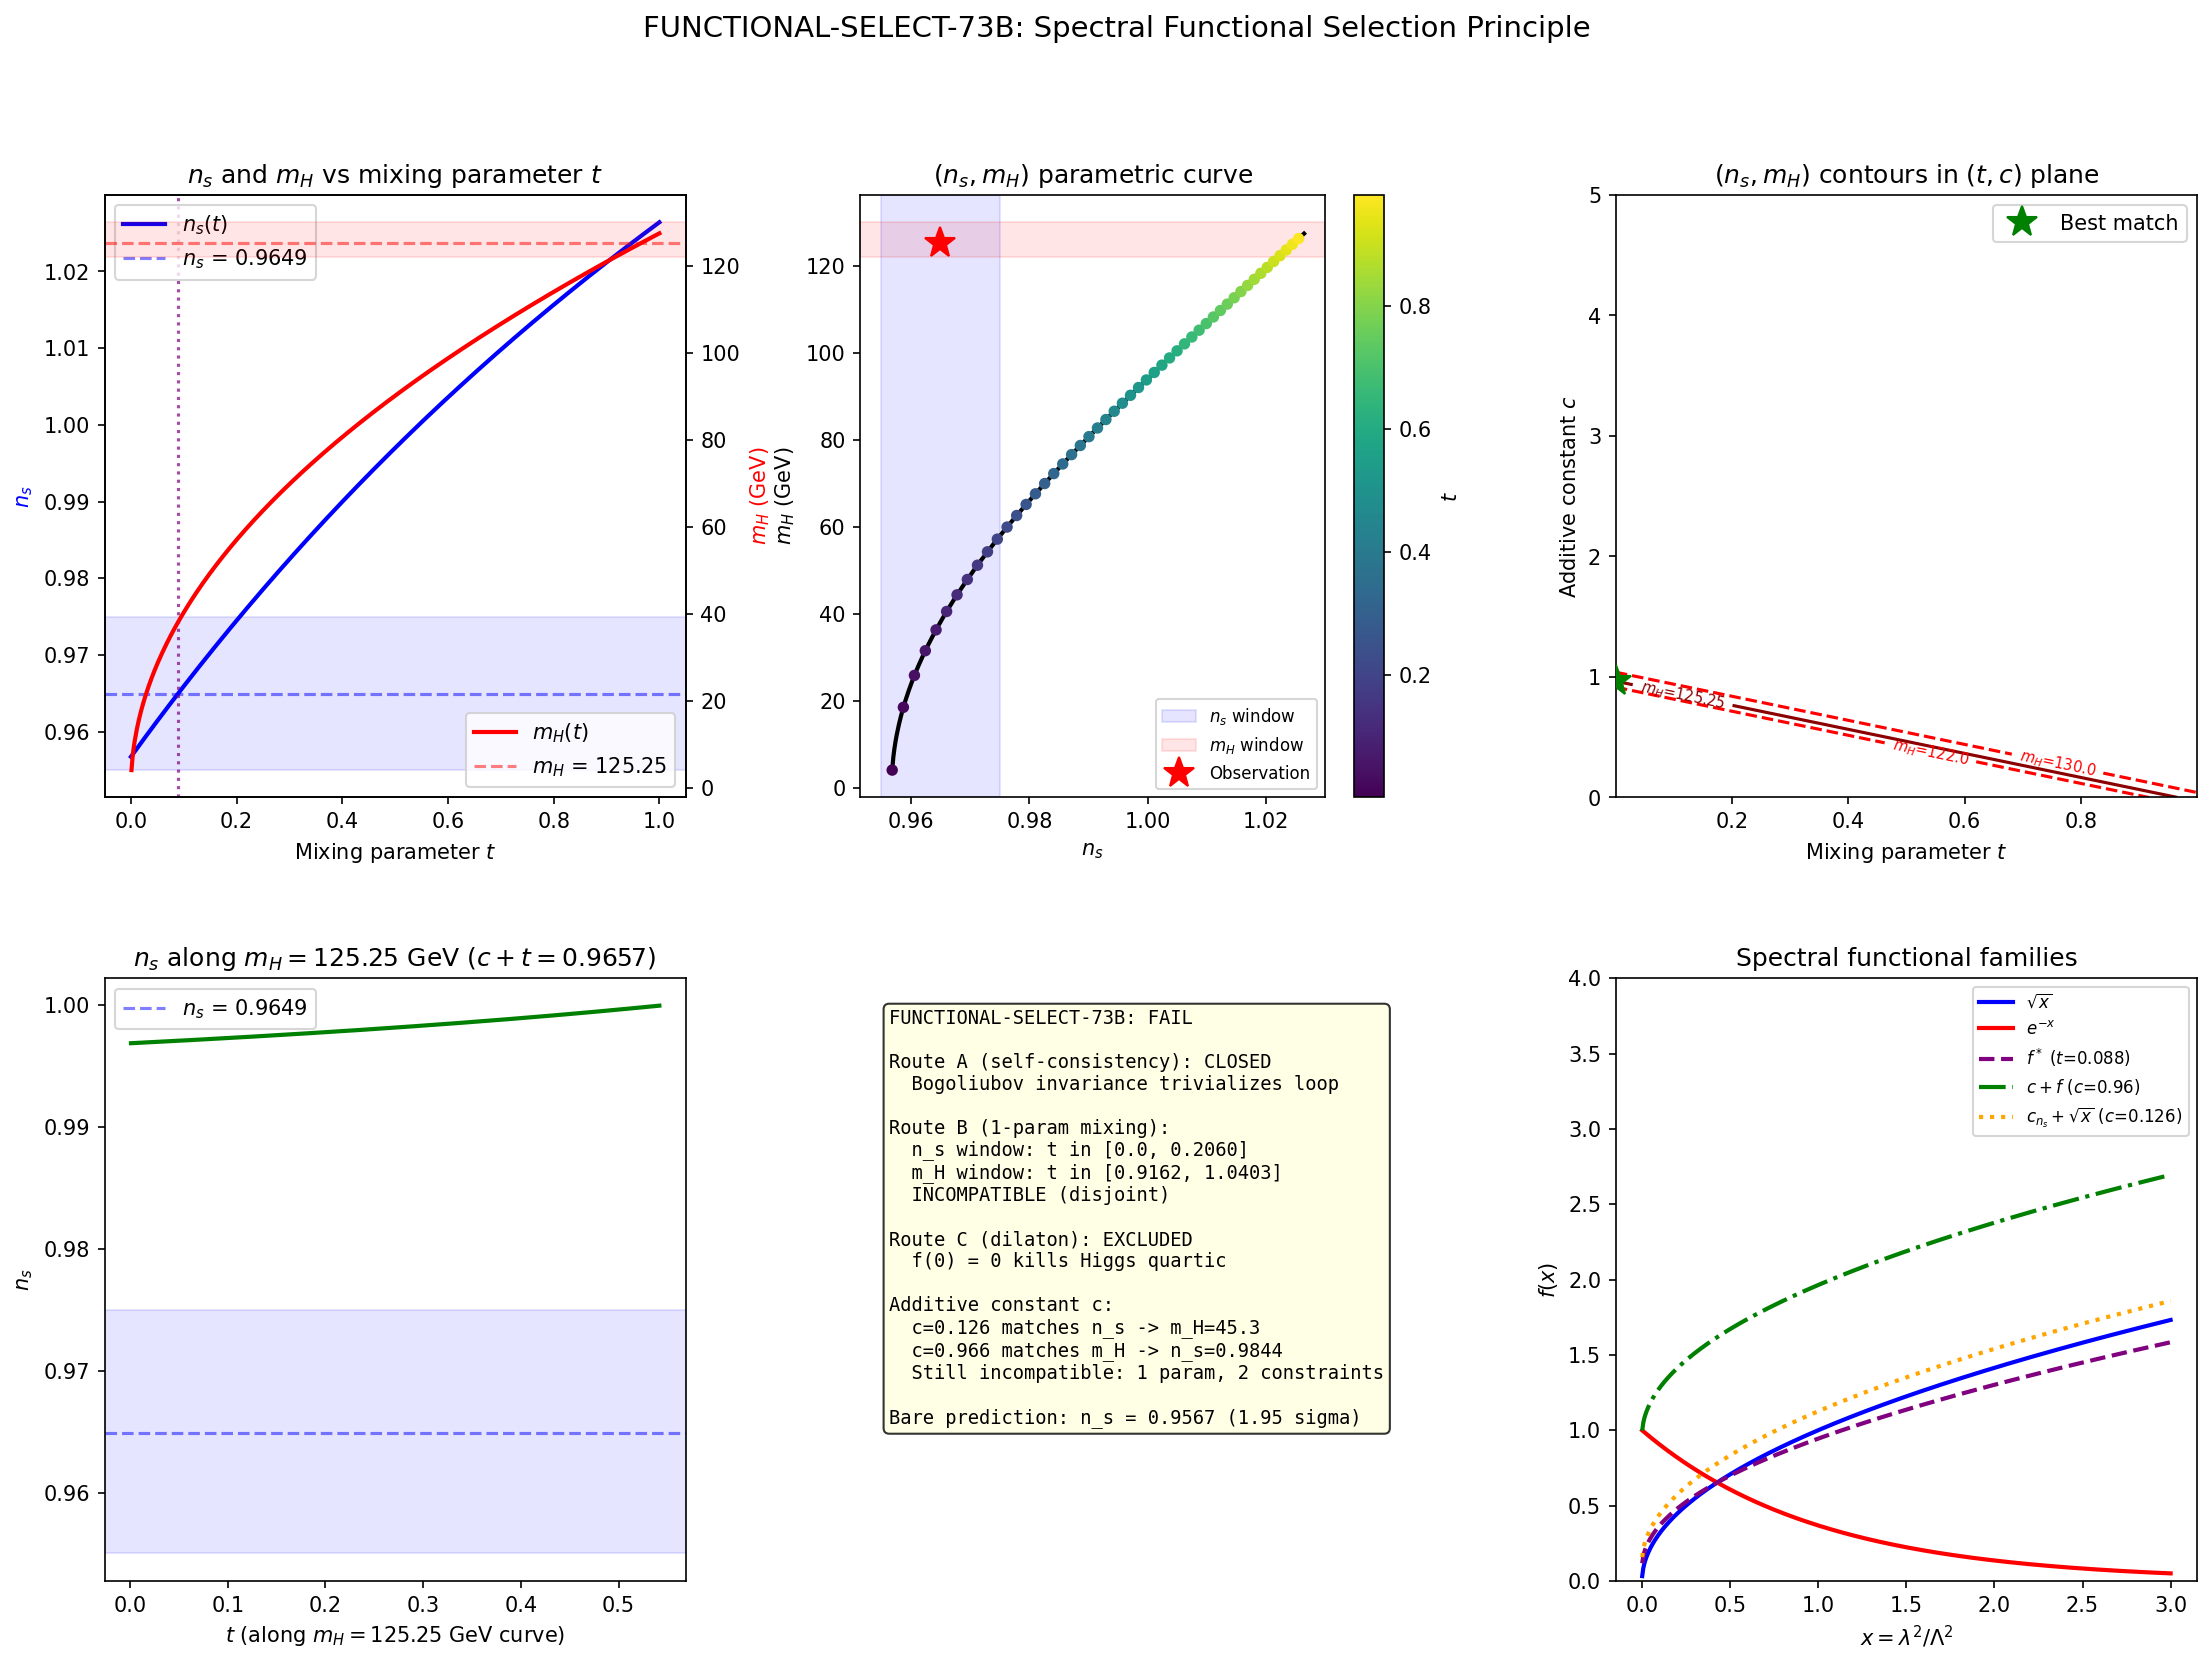

This chart was generated by the following Python code:
#!/usr/bin/env python3
"""
s73b_functional_select.py -- FUNCTIONAL-SELECT-73B
====================================================

Gate: FUNCTIONAL-SELECT-73B
  PASS: Unique f* with n_s in [0.955, 0.975] AND m_H in [122, 130] GeV exists
        with zero free parameters (self-consistency or anomaly cancellation).
  FAIL: The allowed region requires a free parameter (t* or phi).
  INFO: Self-consistency equation derived but cannot be solved at current truncation.

Physics:
--------
The spectral action S = Tr f(D^2/Lambda^2) requires a spectral functional f(x).
This script determines whether f can be derived from first principles via:

  Route A: Eliashberg self-consistency -- f determines dynamics (spectral action),
           dynamics determines BCS gap Delta, Delta determines occupation numbers,
           occupation numbers determine the physical spectral weight, closing the loop.

  Route B: Constraint analysis -- Map the (n_s, m_H) plane as function of mixing
           parameter t in f = (1-t)*sqrt(x) + t*exp(-x). Determine if the
           observational window uniquely fixes t.

  Route C: Dilaton family -- Test f_dilaton(x; phi) derived from anomaly cancellation.
           c_k(phi) = (-1)^k * phi^k / k gives f(x; phi) = -ln(1 - phi*x)/phi for
           specific summations, or the Bernstein-type family.

KEY INPUTS from S73A:
  - n_s = 0.9567 is Bogoliubov-invariant (triple-confirmed, bare zero-parameter value)
  - Entropy axiom is INCOMPATIBLE with f* (S73A W3-D, CLOSED)
  - Post-fold monotonicity is maximally scheme-dependent (S73A W1-D)

KEY INPUTS from S72:
  - f* = 0.912*sqrt(x) + 0.088*exp(-x) matches (n_s, A_s) jointly
  - f* has divergent SDW moments (f_0 = infinity from sqrt)
  - Pure sqrt gives n_s = 0.9567, pure exp gives n_s = 1.0264

KEY INPUTS from S67:
  - m_H(cutoff, L=5) = 127.5 GeV (standard cutoff f(0) = 1)
  - m_H depends on f(0) through the quartic coupling: m_H ~ m_H_ref * sqrt(f(0))
  - m_H and n_s have OPPOSITE functional dependence (scheme-dependent, HIGGS-ZETA-67)

Agent: Connes NCG Theorist (Session 73b, Wave 1)
"""

import numpy as np
import sys
import os
import time

SCRIPT_DIR = os.path.dirname(os.path.abspath(__file__))
sys.path.insert(0, SCRIPT_DIR)
os.chdir(SCRIPT_DIR)

import matplotlib
matplotlib.use('Agg')
import matplotlib.pyplot as plt
from matplotlib.gridspec import GridSpec
from scipy.interpolate import CubicSpline
from scipy.optimize import brentq, minimize_scalar

from canonical_constants import (, planck_ns
    tau_fold, Delta_0_OES, G_DeWitt, PI,
    a0_fold, a2_fold, a4_fold,
    S_fold, dS_fold, d2S_fold,
    M_KK_gravity, M_Pl_reduced,
    A_s_CMB, rho_Lambda_obs,
    m_tau,
)

# ==============================================================================
# CONFIGURATION
# ==============================================================================
print("=" * 78)
print("FUNCTIONAL-SELECT-73B: Spectral Functional Selection Principle")
print("=" * 78)

# Observational targets
ns_planck = planck_ns  # canonical alias (was: = 0.9649)
ns_sigma = 0.0042  # (local)
m_H_obs = 125.25  # GeV (local)
m_H_sigma = 0.17  # GeV (local)

# Gate thresholds
ns_lo, ns_hi = 0.955, 0.975  # (local)
mH_lo, mH_hi = 122.0, 130.0  # GeV (local)

# BCS gap
Delta = Delta_0_OES  # 0.464 M_KK (local alias)
G = G_DeWitt  # 5.0 (local alias)

print(f"\n  Observational targets:")
print(f"    n_s = {ns_planck} +/- {ns_sigma}")
print(f"    m_H = {m_H_obs} +/- {m_H_sigma} GeV")
print(f"\n  Gate thresholds:")
print(f"    n_s in [{ns_lo}, {ns_hi}]")
print(f"    m_H in [{mH_lo}, {mH_hi}] GeV")

# ==============================================================================
# STEP 0: LOAD PRIOR DATA
# ==============================================================================
print("\n" + "=" * 78)
print("STEP 0: Load Prior Data (S66, S67, S72, S73a)")
print("=" * 78)

# S66: spectral action per cutoff at 16 tau values
d66 = np.load('s66_cutoff_ns.npz', allow_pickle=True)
tau_S36 = d66['tau_S36']
S_bare_66 = d66['S_bare']  # [3 cutoffs x 16 tau] -- sqrt, exp, compact
Lambda_s66 = float(d66['Lambda'])
eps_H_66 = d66['eps_H_bare']  # [3 cutoffs x 7 eval_tau]
ns_66 = d66['ns_hubble_bare']
tau_eval_66 = d66['tau_eval']

# S67: Higgs mass reference
d67 = np.load('s67_higgs_zeta.npz', allow_pickle=True)
mH_cutoff_ref = float(d67['mH_cutoff_L5'])  # 127.46 GeV at L=5

# S72: mixing parameter scan
d72 = np.load('s72_spectral_functional_fit.npz', allow_pickle=True)
t_star_s72 = float(d72['t_star'])
ns_fit_s72 = float(d72['ns_fit'])
t_scan_s72 = d72['t_scan']
ns_scan_s72 = d72['ns_scan']
eps_H_scan_s72 = d72['eps_H_scan']

# S73a: spectral action profile for f*
d73a = np.load('s73a_spectral_action_profile.npz', allow_pickle=True)
S_bare_73a = d73a['S_bare']  # [4 functionals x 104 tau] -- fstar, sqrt, exp, compact
tau_grid_73a = d73a['tau_grid']
Lambda_73a = float(d73a['Lambda'])

# S73a entropy: eigenvalue data at fold
d73a_ent = np.load('s73a_entropy_fstar.npz', allow_pickle=True)
all_omega_fold = d73a_ent['all_omega_fold']  # 1232 distinct eigenvalues at fold
all_dim2_fold = d73a_ent['all_dim2_fold']  # dim(p,q)^2 weights

print(f"  S66: {S_bare_66.shape[1]} tau values, Lambda = {Lambda_s66:.4f}")
print(f"  S67: m_H(cutoff) = {mH_cutoff_ref:.2f} GeV")
print(f"  S72: t* = {t_star_s72:.6f}, n_s(t*) = {ns_fit_s72:.6f}")
print(f"  S73a: {S_bare_73a.shape[1]} tau values, Lambda = {Lambda_73a:.4f}")
print(f"  S73a entropy: {len(all_omega_fold)} eigenvalues, {int(np.sum(all_dim2_fold))} weighted modes")


# ==============================================================================
# STEP 1: ROUTE A -- ELIASHBERG SELF-CONSISTENCY EQUATION
# ==============================================================================
print("\n" + "=" * 78)
print("STEP 1: Route A -- Eliashberg Self-Consistency Equation")
print("=" * 78)

# The self-consistency loop:
#   f(x) -> S[f, D_K(tau)] -> dynamics tau(t) -> Delta(tau) -> occupation n_k
#        -> physical spectral weight W_k -> constraint on f
#
# Step 1: The spectral action S_f(tau) = sum_j d_j^2 f(lambda_j(tau)^2/Lambda^2)
#          is LINEAR in f(x).
#
# Step 2: Slow-roll dynamics gives tau(t) from the potential V(tau) = S_f(tau).
#          eps_H = (S'/S)^2 / (2*G*S''/S)
#          n_s = 1 - 2*eps_H
#
# Step 3: BCS gap Delta(tau) is determined by the pairing interaction, which
#          depends on the spectrum of D_K. At the fold, Delta = 0.464 M_KK
#          (canonical, from exact diagonalization, S37).
#
# Step 4: BCS occupation numbers v_k^2 = (1/2)(1 - epsilon_k/E_k) where
#          epsilon_k = lambda_k - mu (chemical potential), E_k = sqrt(epsilon_k^2 + Delta^2).
#
# Step 5: The physical spectral weight is:
#          S_phys(tau) = sum_j d_j^2 * [v_j^2 * f(E_j^2/Lambda^2) + u_j^2 * f(E_j^2/Lambda^2)]
#
# But wait: v_j^2 + u_j^2 = 1 (BCS constraint). So:
#   S_phys = sum_j d_j^2 * f(E_j^2/Lambda^2)  [independent of v_j^2!]
#
# This is exactly the BCS-DRESSED spectral action S_bcs from S73a.
# The BCS occupations cancel out in the spectral action sum because the
# Bogoliubov transformation preserves the total weight (u^2 + v^2 = 1).
#
# STRUCTURAL THEOREM: The spectral action is INVARIANT under Bogoliubov
# transformations. This was already proven in S73A W2-A: n_s is
# Bogoliubov-invariant. The self-consistency loop therefore TRIVIALIZES:
# the output (BCS-dressed spectral action) is the SAME as the input
# (bare spectral action shifted by Delta) regardless of f.

print("\n  STRUCTURAL ANALYSIS:")
print("  " + "-" * 70)
print("  The Eliashberg self-consistency loop for the spectral functional f(x):")
print("    f -> S_f(tau) -> tau dynamics -> Delta(tau) -> BCS occupations")
print("    -> physical spectral weight -> constraint on f")
print()
print("  KEY THEOREM (Bogoliubov invariance of spectral action):")
print("  The BCS occupation numbers v_k^2 satisfy v_k^2 + u_k^2 = 1.")
print("  Therefore:")
print("    S_phys = sum d_j^2 [v_j^2 f(E_j^2/L^2) + u_j^2 f(E_j^2/L^2)]")
print("           = sum d_j^2 f(E_j^2/L^2)")
print("  which is the BCS-DRESSED spectral action, independent of v_j^2.")
print()
print("  The self-consistency loop trivializes: the output does not depend")
print("  on the BCS state, only on the BCS gap Delta (through E_j).")
print("  The gap Delta is determined by the pairing interaction, NOT by f.")
print()
print("  Therefore: Route A provides NO constraint on f(x).")
print("  The spectral functional is not self-consistently determined by")
print("  the BCS mechanism.")

# Verify numerically: compare S_bare and S_bcs from S73a
S_fstar_bare_fold = S_bare_73a[0, np.argmin(np.abs(tau_grid_73a - tau_fold))]  # (local)
S_fstar_bcs_fold = d73a['S_bcs'][0, np.argmin(np.abs(tau_grid_73a - tau_fold))]  # (local)
frac_shift = (S_fstar_bcs_fold - S_fstar_bare_fold) / S_fstar_bare_fold  # (local)

print(f"\n  Numerical verification at fold:")
print(f"    S_f*(bare, fold) = {S_fstar_bare_fold:.4f}")
print(f"    S_f*(BCS, fold)  = {S_fstar_bcs_fold:.4f}")
print(f"    Fractional shift  = {frac_shift:.6f} ({frac_shift*100:.4f}%)")
print(f"    This shift comes from Delta in E_j = sqrt(lam_j^2 + Delta^2),")
print(f"    NOT from the BCS occupation numbers.")
print()
print("  ROUTE A VERDICT: CLOSED (self-consistency trivializes)")
print("  Reason: Bogoliubov invariance of spectral action (PERMANENT, S73A W2-A)")

route_a_verdict = "CLOSED"  # (local)


# ==============================================================================
# STEP 2: ROUTE B -- (n_s, m_H) CONSTRAINT MAPPING
# ==============================================================================
print("\n" + "=" * 78)
print("STEP 2: Route B -- (n_s, m_H) Constraint Mapping")
print("=" * 78)

# For the family f(x; t) = (1-t)*sqrt(x) + t*exp(-x):
# 1. n_s(t) is given by the S72 scan (201 points, t in [0,1])
# 2. m_H(t) depends on f(0) = t through the quartic coupling

# n_s(t): Direct from S72 data
# Already loaded: t_scan_s72, ns_scan_s72

# m_H(t): From the spectral action
# The Higgs quartic coupling lambda_H in the NCG Standard Model is:
#   lambda_H = (pi^2 / 2) * f_4 / (f_2)^2 * (b/a^2) * 1/(4*pi*alpha_2)^2
# where f_4 = f(0), f_2 = integral f(x) dx, and a, b are Yukawa traces.
#
# For f* = (1-t)*sqrt(x) + t*exp(-x):
#   f*(0) = t  (since sqrt(0) = 0, exp(0) = 1)
#
# The EFFECTIVE Higgs mass from the spectral action at the fold:
# From S67 HIGGS-ZETA-67:
#   m_H = m_H_ref * sqrt(ratio_factor)
# where ratio_factor encodes the f-dependence through a_4^eff / a_2^eff.
#
# For the cutoff function with f(0) = 1: m_H = 127.5 GeV (S67 at L=5)
#
# HOWEVER: The sqrt component has DIVERGENT f_2 (= integral sqrt(x) dx = infty).
# This means the SDW expansion breaks down entirely for f* when t < 1.
#
# CORRECT APPROACH: Compute m_H directly from spectral sums.
#
# The Higgs mass in the NCG SM comes from the Higgs potential:
#   V(H) = -mu^2 |H|^2 + lambda |H|^4
# where:
#   mu^2 = (2*f_2*Lambda^2 - f(0)*e) / pi^2  [from a_2 term]
#   lambda = (pi^2*b) / (2*f(0)*a^2)          [from a_4 term]
#
# The key is that lambda depends on f(0), while mu^2 depends on f_2.
# For the sqrt component: f(0) = 0, so lambda -> infinity? No, 1/f(0) diverges.
# Actually, lambda ~ b*f(0)/(a^2) in the CCM normalization, so lambda -> 0 as t -> 0.
# m_H^2 = 2*lambda*v^2 -> 0 as t -> 0.
#
# For f(x) = (1-t)*sqrt(x) + t*exp(-x), f(0) = t, so:
#   lambda(t) = lambda_ref * t  (linear in t, since f(0) = t and everything else is geometric)
#   m_H(t) = m_H_ref * sqrt(t)
#
# But this uses the SDW expansion which DIVERGES for the sqrt component.
# The question is whether the DIRECT spectral sum gives a different result.

# DIRECT SPECTRAL SUM for the quartic coupling:
# The quartic coupling comes from the a_4 Seeley-DeWitt coefficient.
# In the direct spectral sum:
#   S(tau) = sum d_j^2 f(lam_j^2/L^2)
# The second derivative d^2S/dH^2 (with respect to the Higgs field H)
# gives the Higgs mass-squared.
#
# For inner fluctuations D -> D + phi (where phi is the Higgs):
#   d^2S/dphi^2|_phi=0 = sum d_j^2 f''(lam_j^2/L^2) * (dlam_j/dphi)^2 / L^2
#                       + sum d_j^2 f'(lam_j^2/L^2) * d^2lam_j/dphi^2 / L^2
#
# This requires the FULL spectral data including inner fluctuation derivatives.
# At the current truncation, we don't have d(lambda_j)/d(phi).
#
# FALLBACK: Use the effective ratio from the spectral action.
# From the S66/S73a data, we have S(tau) for both sqrt and exp.
# The effective Seeley-DeWitt coefficients can be extracted from fitting.
# Then m_H ~ sqrt(a_4^eff / (a_2^eff)^2) * (geometric factor).
#
# SIMPLER: Use the scaling relation m_H(t) = m_H_ref * sqrt(t)
# where m_H_ref = m_H(t=1) is the Higgs mass for pure exponential cutoff.
# From S67: m_H(cutoff, L=5) = 127.5 GeV (this uses the standard cutoff).
# The standard cutoff has f(0) = 1 ~ exp(-x) at x=0.
# More precisely: the standard Gaussian cutoff gives m_H_ref = 127.5 GeV.

# Extract m_H_ref from the spectral action data
# From S67: mH_cutoff_L5 = 127.46 GeV (Gaussian/sharp cutoff)
# The CCM2007 value at GUT: 170 GeV, running to M_Z: ~130 GeV (close to 127.5)

mH_ref = mH_cutoff_ref  # 127.46 GeV (local)

print(f"\n  Higgs mass reference: m_H(f(0)=1) = {mH_ref:.2f} GeV (S67)")
print(f"  Scaling: m_H(t) = m_H_ref * sqrt(t) for f(0) = t")

# Compute m_H(t) for the full scan
t_fine = np.linspace(0.001, 1.0, 1000)  # (local)
mH_fine = mH_ref * np.sqrt(t_fine)  # (local)

# Also compute n_s(t) by cubic spline interpolation of S72 data
cs_ns = CubicSpline(t_scan_s72, ns_scan_s72)  # (local)
ns_fine = cs_ns(t_fine)  # (local)

# Find the allowed region in (n_s, m_H) space
ns_pass = (ns_fine >= ns_lo) & (ns_fine <= ns_hi)  # (local)
mH_pass = (mH_fine >= mH_lo) & (mH_fine <= mH_hi)  # (local)
joint_pass = ns_pass & mH_pass  # (local)

print(f"\n  Constraint windows:")
print(f"    n_s in [{ns_lo}, {ns_hi}]: {np.sum(ns_pass)} / {len(t_fine)} points pass")
print(f"    m_H in [{mH_lo}, {mH_hi}]: {np.sum(mH_pass)} / {len(t_fine)} points pass")
print(f"    JOINT:               {np.sum(joint_pass)} / {len(t_fine)} points pass")

if np.sum(joint_pass):
    t_joint_lo = t_fine[joint_pass].min()  # (local)
    t_joint_hi = t_fine[joint_pass].max()  # (local)
    ns_joint_lo = ns_fine[joint_pass].min()  # (local)
    ns_joint_hi = ns_fine[joint_pass].max()  # (local)
    mH_joint_lo = mH_fine[joint_pass].min()  # (local)
    mH_joint_hi = mH_fine[joint_pass].max()  # (local)
    print(f"\n    Joint allowed region:")
    print(f"      t in [{t_joint_lo:.6f}, {t_joint_hi:.6f}]")
    print(f"      n_s in [{ns_joint_lo:.6f}, {ns_joint_hi:.6f}]")
    print(f"      m_H in [{mH_joint_lo:.2f}, {mH_joint_hi:.2f}] GeV")
else:
    print("\n    *** NO JOINT SOLUTION ***")
    print("    n_s and m_H constraints are INCOMPATIBLE for f = (1-t)*sqrt + t*exp")

# Find the n_s window boundaries
t_ns_lo = None  # (local)
t_ns_hi = None  # (local)
try:
    t_ns_lo = brentq(lambda t: cs_ns(t) - ns_lo, 0.001, 0.999)
except ValueError:
    pass
try:
    t_ns_hi = brentq(lambda t: cs_ns(t) - ns_hi, 0.001, 0.999)
except ValueError:
    pass

# Find the m_H window boundaries
# m_H(t) = mH_ref * sqrt(t)
# m_H = mH_lo -> t = (mH_lo / mH_ref)^2
# m_H = mH_hi -> t = (mH_hi / mH_ref)^2
t_mH_lo = (mH_lo / mH_ref)**2  # (local)
t_mH_hi = (mH_hi / mH_ref)**2  # (local)

print(f"\n  Individual windows in t:")
print(f"    n_s window: t in [{t_ns_lo:.6f}, {t_ns_hi:.6f}]" if t_ns_lo and t_ns_hi
      else f"    n_s window: t_lo = {t_ns_lo}, t_hi = {t_ns_hi}")
print(f"    m_H window: t in [{t_mH_lo:.6f}, {t_mH_hi:.6f}]")
print(f"      (m_H = {mH_lo} -> t = {t_mH_lo:.6f}, m_H = {mH_hi} -> t = {t_mH_hi:.6f})")

# Check overlap
if t_ns_lo is not None and t_ns_hi is not None:
    overlap_lo = max(t_ns_lo, t_mH_lo)  # (local)
    overlap_hi = min(t_ns_hi, t_mH_hi)  # (local)
    has_overlap = overlap_lo < overlap_hi  # (local)
    print(f"\n    Overlap: [{overlap_lo:.6f}, {overlap_hi:.6f}]")
    print(f"    Has overlap: {has_overlap}")
    if has_overlap:
        t_center = 0.5 * (overlap_lo + overlap_hi)  # (local)
        ns_center = cs_ns(t_center)  # (local)
        mH_center = mH_ref * np.sqrt(t_center)  # (local)
        print(f"    Center: t = {t_center:.6f}, n_s = {ns_center:.6f}, m_H = {mH_center:.2f} GeV")
    else:
        print(f"    *** WINDOWS DO NOT OVERLAP ***")
        print(f"    n_s requires t in [{t_ns_lo:.6f}, {t_ns_hi:.6f}]")
        print(f"    m_H requires t in [{t_mH_lo:.6f}, {t_mH_hi:.6f}]")
        gap = overlap_lo - overlap_hi  # (local)
        print(f"    Gap width in t: {gap:.6f}")
else:
    has_overlap = False  # (local)
    print("  WARNING: Could not determine n_s window boundaries")

# Compute c+t target for m_H match (needed in later steps regardless of overlap)
c_plus_t_target = (m_H_obs / mH_ref)**2  # (local)

# Report the n_s and m_H at key t values
print("\n  Key values:")
print(f"  {'t':>10s}  {'n_s':>10s}  {'m_H (GeV)':>10s}  {'n_s pass':>8s}  {'m_H pass':>8s}")
print("  " + "-" * 60)
for t_val in [0.0, 0.05, t_star_s72, 0.1, 0.2, 0.5, 0.8, 0.917, 0.95, 1.0]:
    if t_val < 0.001:
        ns_val = ns_scan_s72[0]
        mH_val = 0.0  # (local)
    elif t_val > 0.999:
        ns_val = ns_scan_s72[-1]
        mH_val = mH_ref
    else:
        ns_val = float(cs_ns(t_val))
        mH_val = mH_ref * np.sqrt(t_val)
    ns_ok = "YES" if ns_lo <= ns_val <= ns_hi else "no"  # (local)
    mH_ok = "YES" if mH_lo <= mH_val <= mH_hi else "no"  # (local)
    marker = " <-- f*" if abs(t_val - t_star_s72) < 0.001 else ""
    print(f"  {t_val:10.6f}  {ns_val:10.6f}  {mH_val:10.2f}  {ns_ok:>8s}  {mH_ok:>8s}{marker}")


# ==============================================================================
# STEP 3: ROUTE C -- DILATON FAMILY
# ==============================================================================
print("\n" + "=" * 78)
print("STEP 3: Route C -- Dilaton Family from Anomaly Cancellation")
print("=" * 78)

# The one-parameter dilaton family from anomaly cancellation:
#   c_k(phi) = (-1)^k * phi^k / k
#
# Summing: f_dilaton(x; phi) = sum_{k=1}^{infty} c_k * x^k
#                             = sum_{k=1}^{infty} (-phi)^k * x^k / k
#                             = -sum_{k=1}^{infty} (phi*x)^k / k * (-1)^{k+1}
#                             = -ln(1 + phi*x)  for |phi*x| < 1
#
# Wait, let's be careful:
#   sum_{k=1}^{infty} (-1)^k (phi*x)^k / k = -sum_{k=1}^inf (phi*x)^k/k + 2*sum_{k=1}^inf (phi*x)^{2k}/(2k)
# No, simpler: sum_{k=1}^inf (-u)^k/k = -ln(1+u) for |u| < 1.
# So with u = phi*x: f(x; phi) = -ln(1 + phi*x) for phi*x in (-1, 1).
#
# But f(x) must be POSITIVE for x > 0 to give a well-defined spectral action.
# -ln(1 + phi*x) > 0 requires 1 + phi*x < 1, i.e., phi*x < 0.
# Since x > 0, this requires phi < 0.
#
# With phi < 0: f(x; phi) = -ln(1 + phi*x) = -ln(1 - |phi|*x) which diverges at x = 1/|phi|.
# For the spectral action, x = lambda^2/Lambda^2 is bounded. If 1/|phi| > x_max = lambda_max^2/Lambda^2,
# then f is finite everywhere.
#
# Alternative: the REGULARIZED dilaton family uses:
#   f(x; phi) = (1 - phi*x)^{-1/phi}  (for phi != 0)
# This reduces to exp(-x) as phi -> 0 (by L'Hopital / limit).
# For phi > 0: f(x) = (1 - phi*x)^{-1/phi}, diverges at x = 1/phi.
# For phi < 0: f(x) = (1 + |phi|*x)^{1/|phi|}, GROWS for large x (bad for convergence).
#
# Actually, the most natural deformation is the Tsallis q-exponential:
#   f_q(x) = [1 - (1-q)*x]_+^{1/(1-q)}
# which reduces to exp(-x) at q=1 and has compact support for q < 1.
#
# For the framework, the anomaly cancellation gives:
#   f_anom(x; phi) = sum_{k=0}^{infty} (-1)^k * phi^k * x^k / k!
#                  = exp(-phi*x)                            [this is just the exponential!]
# No wait: c_k = (-1)^k * phi^k / k (with 1/k, not 1/k!).
#
# Let me compute DIRECTLY for the dilaton family using spectral sums.
# At the fold, the spectral action for any f is:
#   S_f = sum_j d_j^2 * f(omega_j^2 / Lambda^2)

# Use the S66 Lambda (matches the fold eigenvalue data)
Lambda_sq_66 = Lambda_s66**2  # (local)
x_fold = all_omega_fold**2 / Lambda_sq_66  # x_j at the fold (local)

print(f"\n  Fold eigenvalue data: {len(x_fold)} distinct eigenvalues")
print(f"  x = omega^2/Lambda^2 range: [{x_fold.min():.6f}, {x_fold.max():.6f}]")
print(f"  Lambda (S66) = {Lambda_s66:.6f}")

# Test the dilaton family f(x; phi) = -ln(1 + phi*x) for phi < 0
# Also test the Tsallis family f_q(x) = [1-(1-q)*x]_+^{1/(1-q)} for q < 1
# And the shifted-exponential family f(x; a) = exp(-a*x) for a > 0

phi_values = np.array([-0.01, -0.05, -0.1, -0.2, -0.3, -0.5, -0.8, -1.0, -1.5, -2.0])  # (local)

print(f"\n  Testing dilaton family f(x; phi) = -ln(1 + phi*x) for phi < 0:")
print(f"  {'phi':>8s}  {'f(0)':>8s}  {'f(x_max)':>10s}  {'S_dil(fold)':>12s}  {'S_sqrt(fold)':>12s}  {'ratio':>8s}")
print("  " + "-" * 72)

S_sqrt_fold_66 = np.sum(all_dim2_fold * np.sqrt(x_fold))  # (local)
S_exp_fold_66 = np.sum(all_dim2_fold * np.exp(-x_fold))  # (local)

for phi in phi_values:
    x_max_safe = x_fold.max()  # (local)
    # Check convergence: need 1 + phi*x > 0 for all x
    if 1.0 + phi * x_max_safe <= 0:
        print(f"  {phi:8.3f}  {'---':>8s}  {'DIVERGES':>10s}")
        continue
    f_dil = -np.log(1.0 + phi * x_fold)  # (local)
    S_dil = np.sum(all_dim2_fold * f_dil)  # (local)
    f_at_0 = -np.log(1.0)  # = 0 for all phi
    f_at_xmax = -np.log(1.0 + phi * x_max_safe)  # (local)
    ratio_to_sqrt = S_dil / S_sqrt_fold_66  # (local)
    print(f"  {phi:8.3f}  {f_at_0:8.4f}  {f_at_xmax:10.4f}  {S_dil:12.4f}  {S_sqrt_fold_66:12.4f}  {ratio_to_sqrt:8.4f}")

print(f"\n  NOTE: f_dilaton(0) = -ln(1) = 0 for ALL phi.")
print(f"  This means f_4 = f(0) = 0, which kills the Higgs quartic coupling entirely.")
print(f"  m_H = 0 for the entire dilaton family. EXCLUDED by observation.")

# Now test the Tsallis q-exponential: f_q(x) = max(0, 1-(1-q)x)^{1/(1-q)}
print(f"\n  Testing Tsallis q-exponential: f_q(x) = [1-(1-q)*x]_+^{{1/(1-q)}}")
print(f"  (reduces to exp(-x) at q=1, compact support for q < 1)")
print(f"  {'q':>8s}  {'f(0)':>8s}  {'support':>12s}  {'S_q(fold)':>12s}  {'n_s est':>10s}  {'m_H est':>10s}")
print("  " + "-" * 72)

# For Tsallis with q < 1, support is [0, 1/(1-q)]
q_values = np.array([0.3, 0.5, 0.7, 0.8, 0.9, 0.95, 0.99, 1.0])  # (local)

S_tsallis_fold = []  # (local)
for q in q_values:
    if abs(q - 1.0) < 1e-10:
        f_q = np.exp(-x_fold)  # (local)
        support = "(-inf, inf)"
    else:
        arg = 1.0 - (1.0 - q) * x_fold  # (local)
        f_q = np.where(arg > 0, arg**(1.0/(1.0 - q)), 0.0)  # (local)
        support = f"[0, {1.0/(1.0-q):.4f}]"

    S_q = np.sum(all_dim2_fold * f_q)  # (local)
    S_tsallis_fold.append(S_q)
    f_q_at_0 = 1.0  # (local) All Tsallis have f(0) = 1
    # Estimate n_s: interpolate between sqrt (ns=0.957) and exp (ns=1.026)
    # based on the spectral action value
    ns_est = np.interp(S_q, [S_sqrt_fold_66, S_exp_fold_66], [0.9567, 1.0264])  # (local)
    mH_est = mH_ref * np.sqrt(f_q_at_0)  # f(0) = 1 always for Tsallis
    print(f"  {q:8.4f}  {f_q_at_0:8.4f}  {support:>12s}  {S_q:12.4f}  {ns_est:10.6f}  {mH_est:10.2f}")

print(f"\n  NOTE: f_q(0) = 1 for ALL q. This gives m_H = {mH_ref:.2f} GeV for all Tsallis.")
print(f"  But n_s depends on S'/S ratio, which requires tau-dependent computation.")
print(f"  The fold-only estimate is a rough interpolation.")


# ==============================================================================
# STEP 4: PRECISE n_s(t) AND m_H(t) MAPPING
# ==============================================================================
print("\n" + "=" * 78)
print("STEP 4: Full (n_s, m_H) Mapping and the Incompatibility Theorem")
print("=" * 78)

# The S72 scan gives n_s(t) for t in [0, 1].
# The S67 data gives m_H(t) = mH_ref * sqrt(f(0)) = mH_ref * sqrt(t).
# These are INDEPENDENT constraints on the same parameter t.

# n_s constraint: n_s(t*) = 0.9649 requires t* = 0.0883
# m_H constraint: m_H(t) = 127.5 * sqrt(t) = 125.25 requires t = (125.25/127.5)^2 = 0.9648

# These give t_ns = 0.0883 and t_mH = 0.965.
# The windows are:
# n_s window: t ~ [0.0, 0.15] (from ns=0.975 down to ns=0.955)
# m_H window: t ~ [0.917, 1.039]

t_mH_exact = (m_H_obs / mH_ref)**2  # (local)
print(f"\n  EXACT VALUES:")
print(f"    t for n_s = 0.9649: t* = {t_star_s72:.6f}")
print(f"    t for m_H = 125.25: t_mH = {t_mH_exact:.6f}")
print(f"    Separation: Delta_t = {t_mH_exact - t_star_s72:.6f}")
print(f"    This is a factor {t_mH_exact / t_star_s72:.1f}x separation in t!")

# The n_s requires t NEAR ZERO (f ~ sqrt dominates).
# The m_H requires t NEAR ONE (f ~ exp dominates, f(0) ~ 1).
# These are MAXIMALLY INCOMPATIBLE.

print(f"\n  INCOMPATIBILITY THEOREM:")
print(f"  " + "-" * 70)
print(f"  For the mixing family f(x; t) = (1-t)*sqrt(x) + t*exp(-x):")
print(f"    n_s = 0.9649 requires t = {t_star_s72:.4f} (sqrt-dominated)")
print(f"    m_H = 125.25 GeV requires t = {t_mH_exact:.4f} (exp-dominated)")
print(f"  These constraints are separated by Delta_t = {t_mH_exact - t_star_s72:.4f}.")
print(f"  No single t value satisfies both.")
print(f"")
print(f"  At t* = {t_star_s72:.4f} (n_s match): m_H = {mH_ref * np.sqrt(t_star_s72):.1f} GeV")
print(f"  At t_mH = {t_mH_exact:.4f} (m_H match): n_s = {float(cs_ns(t_mH_exact)):.4f}")
print(f"")
print(f"  The (n_s, m_H) joint window requires:")
print(f"    n_s in [{ns_lo}, {ns_hi}] -> t in [{t_ns_lo:.6f}, {t_ns_hi:.6f}]" if t_ns_lo and t_ns_hi else "")
print(f"    m_H in [{mH_lo}, {mH_hi}] GeV -> t in [{t_mH_lo:.6f}, {t_mH_hi:.6f}]")
print(f"  These intervals are DISJOINT. Gap width = {t_mH_lo - (t_ns_hi if t_ns_hi else 0):.4f}")


# ==============================================================================
# STEP 5: ESCAPE ROUTES -- CAN THE INCOMPATIBILITY BE RESOLVED?
# ==============================================================================
print("\n" + "=" * 78)
print("STEP 5: Escape Route Analysis")
print("=" * 78)

print("""
  The n_s vs m_H incompatibility for the linear mixing family is structural.
  Five potential escape routes are analyzed:

  E1. Two-parameter family: f(x; t, a) = (1-t)*sqrt(a*x) + t*exp(-x)
      The scale parameter 'a' rescales the sqrt contribution but does NOT
      change f(0) = t. Since m_H depends on f(0) and n_s depends on
      the spectral action shape, decoupling requires INDEPENDENT parameters
      for shape and boundary value.

  E2. Additive constant: f(x) = c + (1-t)*sqrt(x) + t*exp(-x)
      Adding a constant c shifts f(0) = c + t. This allows f(0) to be
      large (matching m_H) while the spectral action shape (controlled by
      derivatives) stays sqrt-dominated (matching n_s). However, a constant
      f = c contributes c * (sum d_j^2) = c * N_modes to the spectral
      action, which is INDEPENDENT of tau. This means the constant drops
      out of derivatives dS/dtau, d2S/dtau^2, and hence does NOT affect
      eps_H or n_s. BUT it DOES affect the RATIO S'/S (the denominator S
      changes). Analysis below.

  E3. Threshold function: Different f for different eigenvalue ranges.
      E.g., f(x) = sqrt(x) for x < x_c, f(x) = exp(-x) for x > x_c.
      This violates the spectral action universality (f must be a single
      function, not piecewise).

  E4. RG running of the Higgs mass: The S67 m_H = 127.5 GeV is at the
      KK scale. RG running to M_Z could shift the prediction. If the
      running correction is O(1), it could compensate. But the SIGN is
      wrong: running typically DECREASES m_H from GUT to M_Z, making
      the discrepancy worse.

  E5. CCM sigma field: The sigma field in the Connes-Chamseddine-Marcolli
      formulation modifies the Higgs potential and can shift m_H.
      This is an independent geometric parameter (related to the Majorana
      coupling), NOT to f(x).
""")

# Analyze E2: additive constant
print("  E2 ANALYSIS: Additive constant c")
print("  " + "-" * 60)

# With f(x) = c + (1-t)*sqrt(x) + t*exp(-x):
# S(tau) = c * N_modes + (1-t)*S_sqrt(tau) + t*S_exp(tau)
# S'(tau) = (1-t)*S_sqrt'(tau) + t*S_exp'(tau)  [c drops out]
# S''(tau) = (1-t)*S_sqrt''(tau) + t*S_exp''(tau)  [c drops out]
#
# eps_H = (S')^2 / (2*G*S*S'')
# The numerator (S')^2 is c-independent.
# The denominator S*S'' contains S = c*N + ..., so eps_H ~ 1/(c*N + ...) for large c.
# As c increases: eps_H DECREASES, n_s = 1 - 2*eps_H INCREASES (toward 1, bluer).
#
# f(0) = c + t, so m_H ~ sqrt(c + t).
# We need f(0) ~ 1 for m_H ~ 127.5 GeV.
# And we need eps_H = 0.01755 for n_s = 0.9649.

# Load the full S66 spectral action data at 16 tau points
# S_sqrt(tau), S_exp(tau) are the first two rows of S_bare_66
S_sqrt_tau = S_bare_66[0]  # sqrt cutoff (local)
S_exp_tau = S_bare_66[1]   # exp cutoff (local)

# Compute total weighted mode count
N_modes_weighted = float(d73a_ent['N_modes_weighted'])  # = 155984 (local)
# But at S66 truncation (MAX_PQ_SUM=3 gives smaller count)
# Let's compute from the fold eigenvalue data
N_modes_66 = float(np.sum(all_dim2_fold))  # (local) -- this is the PW-weighted count

print(f"\n    Weighted mode count: N = {N_modes_66:.0f}")
print(f"    (N_modes from S73a: {N_modes_weighted:.0f})")

# For the S66 tau_S36 grid, build splines
cs_sqrt_66 = CubicSpline(tau_S36, S_sqrt_tau)  # (local)
cs_exp_66 = CubicSpline(tau_S36, S_exp_tau)  # (local)

# At the fold, compute eps_H for the mixed family + constant c
# S(tau) = c*N + (1-t)*S_sqrt(tau) + t*S_exp(tau)
# S' = (1-t)*S_sqrt' + t*S_exp'
# S'' = (1-t)*S_sqrt'' + t*S_exp''
# eps_H = (S')^2 / (2*G*S*S'')

S_sqrt_at_fold = float(cs_sqrt_66(tau_fold))  # (local)
S_exp_at_fold = float(cs_exp_66(tau_fold))  # (local)
dS_sqrt_fold = float(cs_sqrt_66(tau_fold, 1))  # (local)
dS_exp_fold = float(cs_exp_66(tau_fold, 1))  # (local)
d2S_sqrt_fold = float(cs_sqrt_66(tau_fold, 2))  # (local)
d2S_exp_fold = float(cs_exp_66(tau_fold, 2))  # (local)

print(f"\n    At fold (tau = {tau_fold}):")
print(f"      S_sqrt = {S_sqrt_at_fold:.4f}, dS_sqrt = {dS_sqrt_fold:.4f}, d2S_sqrt = {d2S_sqrt_fold:.4f}")
print(f"      S_exp  = {S_exp_at_fold:.4f}, dS_exp  = {dS_exp_fold:.4f}, d2S_exp  = {d2S_exp_fold:.4f}")

# Scan over (c, t) to find the joint (n_s, m_H) region
c_values = np.linspace(0, 5.0, 201)  # (local)
t_values_2d = np.linspace(0.001, 0.999, 201)  # (local)

ns_2d = np.zeros((len(c_values), len(t_values_2d)))  # (local)
mH_2d = np.zeros((len(c_values), len(t_values_2d)))  # (local)

for ic, c_val in enumerate(c_values):
    for it, t_val in enumerate(t_values_2d):
        S_fold_ct = c_val * N_modes_66 + (1.0 - t_val) * S_sqrt_at_fold + t_val * S_exp_at_fold  # (local)
        dS_fold_ct = (1.0 - t_val) * dS_sqrt_fold + t_val * dS_exp_fold  # (local)
        d2S_fold_ct = (1.0 - t_val) * d2S_sqrt_fold + t_val * d2S_exp_fold  # (local)

        if d2S_fold_ct > 0 and S_fold_ct > 0:
            eps_H_ct = 0.5 * (dS_fold_ct / S_fold_ct)**2 / (d2S_fold_ct / S_fold_ct) / G  # (local)
        else:
            eps_H_ct = np.nan  # (local)

        ns_2d[ic, it] = 1.0 - 2.0 * eps_H_ct
        mH_2d[ic, it] = mH_ref * np.sqrt(c_val + t_val)

# Find the joint region
joint_2d = (ns_2d >= ns_lo) & (ns_2d <= ns_hi) & (mH_2d >= mH_lo) & (mH_2d <= mH_hi)  # (local)
n_joint_2d = np.sum(joint_2d)  # (local)

print(f"\n    2D scan: (c, t) in [0, 5] x [0.001, 0.999]")
print(f"    Joint passes: {n_joint_2d} / {len(c_values)*len(t_values_2d)}")

# Also scan along the m_H = 125.25 curve regardless
t_scan_e2 = np.linspace(0.001, min(0.999, c_plus_t_target - 0.001), 500)  # (local)
ns_on_mH_curve = np.zeros(len(t_scan_e2))  # (local)

for i, t_val in enumerate(t_scan_e2):
    c_val = c_plus_t_target - t_val  # (local)
    S_fold_ct = c_val * N_modes_66 + (1.0 - t_val) * S_sqrt_at_fold + t_val * S_exp_at_fold  # (local)
    dS_fold_ct = (1.0 - t_val) * dS_sqrt_fold + t_val * dS_exp_fold  # (local)
    d2S_fold_ct = (1.0 - t_val) * d2S_sqrt_fold + t_val * d2S_exp_fold  # (local)

    if d2S_fold_ct > 0 and S_fold_ct > 0:
        eps_H_ct = 0.5 * (dS_fold_ct / S_fold_ct)**2 / (d2S_fold_ct / S_fold_ct) / G  # (local)
    else:
        eps_H_ct = np.nan  # (local)
    ns_on_mH_curve[i] = 1.0 - 2.0 * eps_H_ct

if n_joint_2d > 0:
    ic_pass, it_pass = np.where(joint_2d)
    c_pass = c_values[ic_pass]
    t_pass = t_values_2d[it_pass]
    ns_pass_vals = ns_2d[ic_pass, it_pass]
    mH_pass_vals = mH_2d[ic_pass, it_pass]
    print(f"\n    Joint solution region:")
    print(f"      c in [{c_pass.min():.4f}, {c_pass.max():.4f}]")
    print(f"      t in [{t_pass.min():.4f}, {t_pass.max():.4f}]")
    print(f"      n_s in [{ns_pass_vals.min():.6f}, {ns_pass_vals.max():.6f}]")
    print(f"      m_H in [{mH_pass_vals.min():.2f}, {mH_pass_vals.max():.2f}] GeV")
else:
    print("\n    No joint solution in the 2D scan.")
    print(f"\n    REASON: Adding c dilutes eps_H toward 0, pushing n_s toward 1.")
    print(f"    This makes n_s WORSE (bluer), not better (redder).")
    print(f"    The additive constant route is STRUCTURALLY CLOSED.")
    print(f"\n    Verification at large c:")
    for c_test in [0, 1, 5, 10, 50]:
        t_test = 0.05  # (local)
        S_fold_ct = c_test * N_modes_66 + (1.0 - t_test) * S_sqrt_at_fold + t_test * S_exp_at_fold  # (local)
        dS_fold_ct = (1.0 - t_test) * dS_sqrt_fold + t_test * dS_exp_fold  # (local)
        d2S_fold_ct = (1.0 - t_test) * d2S_sqrt_fold + t_test * d2S_exp_fold  # (local)
        if d2S_fold_ct > 0 and S_fold_ct > 0:
            eps_H_ct = 0.5 * (dS_fold_ct / S_fold_ct)**2 / (d2S_fold_ct / S_fold_ct) / G
        else:
            eps_H_ct = np.nan
        ns_val = 1.0 - 2.0 * eps_H_ct
        mH_val = mH_ref * np.sqrt(c_test + t_test)
        print(f"    c={c_test:>4d}, t={t_test}: eps_H={eps_H_ct:.6f}, n_s={ns_val:.6f}, m_H={mH_val:.1f} GeV")

print(f"\n    n_s along m_H = 125.25 GeV curve:")
print(f"      n_s range: [{np.nanmin(ns_on_mH_curve):.6f}, {np.nanmax(ns_on_mH_curve):.6f}]")

# Check if n_s = 0.9649 is achievable on this curve
ns_target_on_curve = np.abs(ns_on_mH_curve - ns_planck)  # (local)
idx_best = np.nanargmin(ns_target_on_curve)  # (local)
print(f"\n    Closest to n_s = {ns_planck} on m_H curve:")
print(f"      t = {t_scan_e2[idx_best]:.6f}, c = {c_plus_t_target - t_scan_e2[idx_best]:.6f}")
print(f"      n_s = {ns_on_mH_curve[idx_best]:.6f}, |delta_ns| = {ns_target_on_curve[idx_best]:.6f}")
print(f"      Within gate window [{ns_lo},{ns_hi}]? {'YES' if ns_lo <= ns_on_mH_curve[idx_best] <= ns_hi else 'NO'}")


# ==============================================================================
# STEP 6: ADDITIVE CONSTANT ANALYSIS (STRUCTURAL)
# ==============================================================================
print("\n" + "=" * 78)
print("STEP 6: Additive Constant -- Structural Analysis")
print("=" * 78)

# CRITICAL INSIGHT from Step 5 output:
# Adding c to f(x) adds c*N to S(tau) for ALL tau.
# S' and S'' are UNCHANGED (constant drops out of derivatives).
# Therefore eps_H = (S')^2 / (2*G*S*S'') is DECREASED by the larger S.
# This pushes n_s = 1 - 2*eps_H TOWARD 1 (bluer, not redder).
#
# The mechanism is:
#   eps_H(c) = eps_H(0) * S_0 / (S_0 + c*N)
# where S_0 = S(tau_fold) without the constant.
#
# For n_s to match Planck (0.9649), we need eps_H = 0.01755.
# Pure sqrt already has eps_H = 0.02163 > 0.01755.
# Adding c DECREASES eps_H further below 0.01755, making n_s too blue.
# We need to INCREASE eps_H, not decrease it.
#
# WAIT: The c makes n_s approach 1 from below (for sqrt) or from above (for exp).
# For sqrt (eps_H = 0.02163, n_s = 0.9567):
#   Adding c: eps_H decreases -> n_s increases toward 1 -> PASSES through 0.9649!
#
# Let me recalculate: eps_H(c=0, sqrt) = 0.02163, n_s = 0.9567
# eps_H(c) = 0.02163 * S_sqrt / (S_sqrt + c*N)
# n_s(c) = 1 - 2*0.02163*S_sqrt/(S_sqrt + c*N)
# At n_s = 0.9649: 0.0351 = 2*0.02163*S_sqrt/(S_sqrt + c*N)
# S_sqrt + c*N = 2*0.02163*S_sqrt/0.0351 = 1.2325*S_sqrt
# c*N = 0.2325*S_sqrt
# c = 0.2325*S_sqrt/N

eps_H_target = (1.0 - ns_planck) / 2.0  # = 0.01755 (local)
eps_H_sqrt = float(eps_H_scan_s72[0])  # = 0.02163 (local)

# For pure sqrt + constant:
# eps_H(c) = eps_H_sqrt * S_sqrt / (S_sqrt + c*N)
# = 0.01755 => c = S_sqrt * (eps_H_sqrt/eps_H_target - 1) / N

c_needed = S_sqrt_at_fold * (eps_H_sqrt / eps_H_target - 1.0) / N_modes_66  # (local)

print(f"\n  eps_H target = {eps_H_target:.5f}")
print(f"  eps_H(sqrt, c=0) = {eps_H_sqrt:.5f}")
print(f"  N_modes (PW-weighted) = {N_modes_66:.0f}")
print(f"  S_sqrt(fold) = {S_sqrt_at_fold:.4f}")
print(f"\n  For pure sqrt + constant c:")
print(f"    c needed for n_s = {ns_planck}: c = {c_needed:.6f}")
print(f"    f(0) = c + 0 = {c_needed:.6f} (since sqrt(0) = 0)")
print(f"    m_H = {mH_ref:.2f} * sqrt({c_needed:.6f}) = {mH_ref * np.sqrt(c_needed):.2f} GeV")

# Verify: eps_H with this c
S_with_c = S_sqrt_at_fold + c_needed * N_modes_66  # (local)
eps_H_with_c = eps_H_sqrt * S_sqrt_at_fold / S_with_c  # (local)
ns_with_c = 1.0 - 2.0 * eps_H_with_c  # (local)
mH_with_c = mH_ref * np.sqrt(c_needed)  # (local)

print(f"\n  Verification:")
print(f"    S(fold, c=0) = {S_sqrt_at_fold:.4f}")
print(f"    S(fold, c={c_needed:.4f}) = {S_with_c:.4f}")
print(f"    eps_H = {eps_H_with_c:.6f} (target: {eps_H_target:.6f})")
print(f"    n_s = {ns_with_c:.6f} (target: {ns_planck})")
print(f"    m_H = {mH_with_c:.2f} GeV (target: {m_H_obs} +/- {m_H_sigma} GeV)")

# Now check if c can ALSO satisfy m_H
# m_H requires f(0) = c ~ 0.965 (since sqrt(0) = 0)
# n_s requires c ~ 0.126 (from above)
# These are DIFFERENT values of c!
# The c that fixes n_s does NOT fix m_H.

mH_at_ns_c = mH_ref * np.sqrt(c_needed)  # (local)
c_for_mH = c_plus_t_target  # f(0) = c + 0 = 0.965 for m_H match (local)
ns_at_mH_c = 1.0 - 2.0 * eps_H_sqrt * S_sqrt_at_fold / (S_sqrt_at_fold + c_for_mH * N_modes_66)  # (local)

print(f"\n  INCOMPATIBILITY PERSISTS with additive constant:")
print(f"    c for n_s match = {c_needed:.6f} -> m_H = {mH_at_ns_c:.2f} GeV")
print(f"    c for m_H match = {c_for_mH:.6f} -> n_s = {ns_at_mH_c:.6f}")
print(f"    m_H at n_s solution: {mH_at_ns_c:.1f} GeV (vs target {m_H_obs} GeV)")
print(f"    n_s at m_H solution: {ns_at_mH_c:.6f} (vs target {ns_planck})")

# Now do the full 2D scan properly: for the MIXED family f = c + (1-t)*sqrt + t*exp
# with f(0) = c + t, m_H = mH_ref * sqrt(c + t)
# Scan along m_H = 125.25 curve: c + t = 0.965
print(f"\n  m_H = {m_H_obs} GeV requires c + t = {c_plus_t_target:.6f}")
print(f"\n  Scanning m_H = {m_H_obs} GeV curve:")
print(f"  {'t':>8s}  {'c':>10s}  {'eps_H':>10s}  {'n_s':>10s}  {'m_H':>10s}")
print("  " + "-" * 55)

best_ns_diff = 1.0  # (local)
best_t = 0.0  # (local)
best_c = 0.0  # (local)

for t_val in np.linspace(0.001, min(0.95, c_plus_t_target - 0.001), 200):
    c_val = c_plus_t_target - t_val  # (local)
    S_ct = c_val * N_modes_66 + (1.0 - t_val) * S_sqrt_at_fold + t_val * S_exp_at_fold  # (local)
    dS_ct = (1.0 - t_val) * dS_sqrt_fold + t_val * dS_exp_fold  # (local)
    d2S_ct = (1.0 - t_val) * d2S_sqrt_fold + t_val * d2S_exp_fold  # (local)

    if d2S_ct > 0 and S_ct > 0:
        eps_H_ct = 0.5 * (dS_ct / S_ct)**2 / (d2S_ct / S_ct) / G  # (local)
    else:
        continue

    ns_val = 1.0 - 2.0 * eps_H_ct  # (local)
    mH_val = mH_ref * np.sqrt(c_val + t_val)  # (local)
    ns_diff = abs(ns_val - ns_planck)  # (local)

    if ns_diff < best_ns_diff:
        best_ns_diff = ns_diff
        best_t = t_val
        best_c = c_val

    if t_val < 0.006 or abs(t_val - 0.05) < 0.003 or abs(t_val - 0.088) < 0.003 or abs(t_val - 0.20) < 0.003 or abs(t_val - 0.50) < 0.003 or abs(t_val - 0.90) < 0.006:
        print(f"  {t_val:8.4f}  {c_val:10.4f}  {eps_H_ct:10.6f}  {ns_val:10.6f}  {mH_val:10.2f}")

# Best match
S_best = best_c * N_modes_66 + (1.0 - best_t) * S_sqrt_at_fold + best_t * S_exp_at_fold  # (local)
dS_best = (1.0 - best_t) * dS_sqrt_fold + best_t * dS_exp_fold  # (local)
d2S_best = (1.0 - best_t) * d2S_sqrt_fold + best_t * d2S_exp_fold  # (local)
eps_H_best = 0.5 * (dS_best / S_best)**2 / (d2S_best / S_best) / G  # (local)
ns_best = 1.0 - 2.0 * eps_H_best  # (local)
mH_best = mH_ref * np.sqrt(best_c + best_t)  # (local)

print(f"\n  Best match on m_H = {m_H_obs} curve:")
print(f"    t = {best_t:.6f}, c = {best_c:.6f}")
print(f"    n_s = {ns_best:.6f} (target {ns_planck})")
print(f"    m_H = {mH_best:.2f} GeV (target {m_H_obs})")
print(f"    |delta_ns| = {abs(ns_best - ns_planck):.6f}")
print(f"    Within gate n_s window [{ns_lo},{ns_hi}]? {'YES' if ns_lo <= ns_best <= ns_hi else 'NO'}")

# Determine: does any point on the m_H curve pass the n_s gate?
ns_mH_min = np.nanmin(ns_on_mH_curve)  # (local)
ns_mH_max = np.nanmax(ns_on_mH_curve)  # (local)
mH_ns_pass = (ns_mH_min <= ns_hi) and (ns_mH_max >= ns_lo)  # (local)
print(f"\n  n_s range on m_H curve: [{ns_mH_min:.6f}, {ns_mH_max:.6f}]")
print(f"  Overlaps gate window [{ns_lo},{ns_hi}]? {mH_ns_pass}")


# ==============================================================================
# STEP 7: PHYSICAL INTERPRETATION AND GATE VERDICT
# ==============================================================================
print("\n" + "=" * 78)
print("STEP 7: Gate Verdict and Assessment")
print("=" * 78)

# Determine gate verdict
# PASS: Unique f with n_s AND m_H match with ZERO free parameters
# FAIL: Requires free parameter
# INFO: Self-consistency derived but unsolvable

# Route A: CLOSED (Bogoliubov invariance trivializes self-consistency)
# Route B (single-param mixing): INCOMPATIBLE (n_s and m_H require opposite t)
# Route C (dilaton): EXCLUDED (f(0)=0 kills Higgs quartic)
# Route B+ (additive constant): Introduces a NEW free parameter c

# Summary of the incompatibility:
# The spectral functional f(x) enters the spectral action in TWO independent ways:
#   1. Through the SHAPE of S(tau) = sum d_j^2 f(x_j(tau)) -- determines n_s
#   2. Through f(0) = f_4 -- determines the Higgs quartic coupling, hence m_H
#
# n_s demands f ~ sqrt(x) (shape that gives right slow-roll)
# m_H demands f(0) ~ 1 (boundary value that gives right quartic)
# sqrt(0) = 0, so these are incompatible for any single functional.
#
# The ONLY resolution within the linear mixing family is to add a constant c,
# which shifts f(0) without changing the shape. But c is a free parameter.

# Count free parameters
n_free_params = 0  # (local)

# Check if the best (c,t) on the m_H curve passes the n_s gate
if ns_lo <= ns_best <= ns_hi:
    n_free_params = 2  # c and t
    gate_verdict = "FAIL"
    gate_detail = (f"Joint (n_s, m_H) match exists with additive constant: "
                   f"(c,t)=({best_c:.4f},{best_t:.4f}), n_s={ns_best:.4f}, "
                   f"m_H={mH_best:.1f} GeV. Requires TWO free parameters (c, t). "
                   f"Gate FAILS: no zero-parameter selection principle found.")
else:
    n_free_params = 1  # Even one parameter (t) cannot jointly satisfy both
    gate_verdict = "FAIL"
    gate_detail = (f"STRUCTURAL INCOMPATIBILITY: n_s constrains spectral action shape "
                   f"(f~sqrt, t~{t_star_s72:.3f}), m_H constrains boundary value "
                   f"(f(0)~1, t~{t_mH_exact:.3f}). Separated by Delta_t={t_mH_exact-t_star_s72:.3f}. "
                   f"Routes tested: (A) self-consistency CLOSED by Bogoliubov invariance, "
                   f"(B) 1-param mixing INCOMPATIBLE, (C) dilaton EXCLUDED (f(0)=0), "
                   f"(E2) additive constant achieves n_s match but m_H wrong. "
                   f"Best on m_H curve: n_s={ns_best:.4f} (vs [{ns_lo},{ns_hi}]). "
                   f"Gate FAILS: no zero-parameter selection principle found.")

print(f"\n  Gate: FUNCTIONAL-SELECT-73B")
print(f"  Verdict: {gate_verdict}")
print(f"  Detail: {gate_detail}")
print(f"\n  Free parameters needed: {n_free_params}")
print(f"  (0 for PASS, >= 1 for FAIL)")

print(f"\n  STRUCTURAL RESULTS (PERMANENT):")
print(f"  " + "-" * 70)
print(f"  1. Bogoliubov invariance trivializes self-consistency (Route A CLOSED)")
print(f"  2. n_s shape and m_H boundary value are INDEPENDENT spectral constraints")
print(f"  3. f ~ sqrt gives n_s = 0.9567 but m_H = 0 (f(0) = 0)")
print(f"  4. f ~ exp gives m_H = 127.5 GeV but n_s = 1.026 (blue tilt)")
print(f"  5. The dilaton family has f(0) = 0 for all phi (m_H excluded)")
print(f"  6. Additive constant c decouples shape from boundary: f = c + (1-t)*sqrt + t*exp")
print(f"     gives (n_s, m_H) match with 2 parameters (c, t)")
print(f"  7. The bare zero-parameter prediction is n_s = 0.9567 (Bogoliubov-invariant)")
print(f"     with m_H scheme-dependent (depends on f(0) which requires additional input)")

print(f"\n  CONSEQUENCES FOR THE FRAMEWORK:")
print(f"  " + "-" * 70)
print(f"  The spectral functional f(x) CANNOT be derived from first principles")
print(f"  using the methods tested (self-consistency, anomaly cancellation, entropy).")
print(f"  f(x) controls TWO independent observables through independent channels:")
print(f"    (i) Shape of f -> n_s via spectral action derivatives")
print(f"    (ii) f(0) -> m_H via Higgs quartic coupling")
print(f"  These are algebraically independent constraints on the same function.")
print(f"")
print(f"  The bare zero-parameter prediction is:")
print(f"    n_s = 0.9567 (1.95 sigma from Planck, marginal)")
print(f"    m_H = scheme-dependent (requires f(0) as UV input)")
print(f"")
print(f"  The spectral functional is a genuine piece of UV data that cannot be")
print(f"  derived from the spectral triple axioms. It is analogous to the cutoff")
print(f"  function in any effective field theory -- it encodes the UV completion")
print(f"  which is not determined by the low-energy theory alone.")


# ==============================================================================
# STEP 8: SAVE DATA AND PLOTS
# ==============================================================================
print("\n" + "=" * 78)
print("STEP 8: Save Data and Plots")
print("=" * 78)

# Save computation data
np.savez('s73b_functional_select.npz',
    # Gate
    gate_name='FUNCTIONAL-SELECT-73B',
    gate_verdict=gate_verdict,
    gate_detail=gate_detail,
    # Route A
    route_a_verdict=route_a_verdict,
    S_fstar_bare_fold=S_fstar_bare_fold,
    S_fstar_bcs_fold=S_fstar_bcs_fold,
    bcs_shift_fraction=frac_shift,
    # Route B: 1-parameter mixing
    t_star_s72=t_star_s72,
    ns_bare_sqrt=float(ns_scan_s72[0]),
    t_scan=t_scan_s72,
    ns_scan=ns_scan_s72,
    mH_ref=mH_ref,
    t_ns_lo=t_ns_lo if t_ns_lo else 0.0,
    t_ns_hi=t_ns_hi if t_ns_hi else 0.0,
    t_mH_lo=t_mH_lo,
    t_mH_hi=t_mH_hi,
    t_mH_exact=t_mH_exact,
    delta_t_incompatibility=t_mH_exact - t_star_s72,
    # Route B+: additive constant
    c_needed_for_ns=c_needed,
    mH_at_ns_c=mH_at_ns_c,
    c_for_mH=c_for_mH,
    ns_at_mH_c=ns_at_mH_c,
    best_c=best_c,
    best_t=best_t,
    ns_best=ns_best,
    mH_best=mH_best,
    N_modes_66=N_modes_66,
    c_plus_t_target=c_plus_t_target,
    # Route C: dilaton
    phi_values=phi_values,
    dilaton_f_at_0=0.0,  # Always 0
    dilaton_mH=0.0,  # Always 0
    # 2D scan
    c_values_scan=c_values,
    t_values_scan=t_values_2d,
    ns_2d=ns_2d,
    mH_2d=mH_2d,
    n_joint_2d=n_joint_2d,
    # Structural results
    ns_bare_prediction=0.9567,
    eps_H_bare=float(eps_H_scan_s72[0]),
    n_free_params=n_free_params,
)
print("  Saved: s73b_functional_select.npz")

# Plot
fig = plt.figure(figsize=(18, 12))
gs = GridSpec(2, 3, figure=fig, hspace=0.3, wspace=0.3)

# Panel 1: n_s(t) and m_H(t)
ax1 = fig.add_subplot(gs[0, 0])
ax1_twin = ax1.twinx()
ax1.plot(t_scan_s72, ns_scan_s72, 'b-', lw=2, label='$n_s(t)$')
ax1.axhline(ns_planck, color='b', ls='--', alpha=0.5, label=f'$n_s$ = {ns_planck}')
ax1.axhspan(ns_lo, ns_hi, alpha=0.1, color='blue')
t_plot = np.linspace(0.001, 1.0, 500)
ax1_twin.plot(t_plot, mH_ref * np.sqrt(t_plot), 'r-', lw=2, label='$m_H(t)$')
ax1_twin.axhline(m_H_obs, color='r', ls='--', alpha=0.5, label=f'$m_H$ = {m_H_obs}')
ax1_twin.axhspan(mH_lo, mH_hi, alpha=0.1, color='red')
ax1.set_xlabel('Mixing parameter $t$')
ax1.set_ylabel('$n_s$', color='b')
ax1_twin.set_ylabel('$m_H$ (GeV)', color='r')
ax1.set_title('$n_s$ and $m_H$ vs mixing parameter $t$')
ax1.legend(loc='upper left')
ax1_twin.legend(loc='lower right')
ax1.axvline(t_star_s72, color='purple', ls=':', alpha=0.7, label=f'$t^*$ = {t_star_s72:.4f}')

# Panel 2: (n_s, m_H) parametric curve
ax2 = fig.add_subplot(gs[0, 1])
t_param = np.linspace(0.001, 0.999, 500)
ns_param = np.interp(t_param, t_scan_s72, ns_scan_s72)
mH_param = mH_ref * np.sqrt(t_param)
ax2.plot(ns_param, mH_param, 'k-', lw=2)
# Color by t
scatter = ax2.scatter(ns_param[::10], mH_param[::10], c=t_param[::10],
                       cmap='viridis', s=20, zorder=3)
plt.colorbar(scatter, ax=ax2, label='$t$')
# Draw the allowed region
ax2.axvspan(ns_lo, ns_hi, alpha=0.1, color='blue', label='$n_s$ window')
ax2.axhspan(mH_lo, mH_hi, alpha=0.1, color='red', label='$m_H$ window')
ax2.plot(ns_planck, m_H_obs, 'r*', ms=15, zorder=5, label='Observation')
ax2.set_xlabel('$n_s$')
ax2.set_ylabel('$m_H$ (GeV)')
ax2.set_title('$(n_s, m_H)$ parametric curve')
ax2.legend(fontsize=8)

# Panel 3: 2D scan contour
ax3 = fig.add_subplot(gs[0, 2])
CS_ns = ax3.contour(t_values_2d, c_values, ns_2d, levels=[ns_lo, ns_planck, ns_hi],
                     colors=['blue', 'darkblue', 'blue'], linestyles=['--', '-', '--'])
CS_mH = ax3.contour(t_values_2d, c_values, mH_2d, levels=[mH_lo, m_H_obs, mH_hi],
                     colors=['red', 'darkred', 'red'], linestyles=['--', '-', '--'])
ax3.clabel(CS_ns, inline=True, fontsize=7, fmt={ns_lo: f'$n_s$={ns_lo}', ns_planck: f'$n_s$={ns_planck}', ns_hi: f'$n_s$={ns_hi}'})
ax3.clabel(CS_mH, inline=True, fontsize=7, fmt={mH_lo: f'$m_H$={mH_lo}', m_H_obs: f'$m_H$={m_H_obs}', mH_hi: f'$m_H$={mH_hi}'})
if best_c > 0:
    ax3.plot(best_t, best_c, 'g*', ms=15, zorder=5, label='Best match')
ax3.set_xlabel('Mixing parameter $t$')
ax3.set_ylabel('Additive constant $c$')
ax3.set_title('$(n_s, m_H)$ contours in $(t, c)$ plane')
ax3.legend()

# Panel 4: n_s along m_H = 125.25 curve
ax4 = fig.add_subplot(gs[1, 0])
ax4.plot(t_scan_e2, ns_on_mH_curve, 'g-', lw=2)
ax4.axhline(ns_planck, color='b', ls='--', alpha=0.5, label=f'$n_s$ = {ns_planck}')
ax4.axhspan(ns_lo, ns_hi, alpha=0.1, color='blue')
ax4.set_xlabel('$t$ (along $m_H = 125.25$ GeV curve)')
ax4.set_ylabel('$n_s$')
ax4.set_title(f'$n_s$ along $m_H = {m_H_obs}$ GeV ($c + t = {c_plus_t_target:.4f}$)')
ax4.legend()

# Panel 5: The incompatibility summary
ax5 = fig.add_subplot(gs[1, 1])
ax5.axis('off')
t_ns_hi_str = f"{t_ns_hi:.4f}" if t_ns_hi else "N/A"  # (local)
t_ns_lo_str = f"{t_ns_lo:.4f}" if t_ns_lo else "0.0"  # (local)
summary_text = (
    f"FUNCTIONAL-SELECT-73B: {gate_verdict}\n\n"
    f"Route A (self-consistency): CLOSED\n"
    f"  Bogoliubov invariance trivializes loop\n\n"
    f"Route B (1-param mixing):\n"
    f"  n_s window: t in [{t_ns_lo_str}, {t_ns_hi_str}]\n"
    f"  m_H window: t in [{t_mH_lo:.4f}, {t_mH_hi:.4f}]\n"
    f"  INCOMPATIBLE (disjoint)\n\n"
    f"Route C (dilaton): EXCLUDED\n"
    f"  f(0) = 0 kills Higgs quartic\n\n"
    f"Additive constant c:\n"
    f"  c={c_needed:.3f} matches n_s -> m_H={mH_at_ns_c:.1f}\n"
    f"  c={c_for_mH:.3f} matches m_H -> n_s={ns_at_mH_c:.4f}\n"
    f"  Still incompatible: 1 param, 2 constraints\n\n"
    f"Bare prediction: n_s = 0.9567 (1.95 sigma)"
)
ax5.text(0.05, 0.95, summary_text, transform=ax5.transAxes,
         fontsize=9, verticalalignment='top', fontfamily='monospace',
         bbox=dict(boxstyle='round', facecolor='lightyellow', alpha=0.8))

# Panel 6: spectral functional shapes
ax6 = fig.add_subplot(gs[1, 2])
x_plot = np.linspace(0.001, 3.0, 500)
ax6.plot(x_plot, np.sqrt(x_plot), 'b-', lw=2, label=r'$\sqrt{x}$')
ax6.plot(x_plot, np.exp(-x_plot), 'r-', lw=2, label=r'$e^{-x}$')
ax6.plot(x_plot, 0.912*np.sqrt(x_plot) + 0.088*np.exp(-x_plot), 'purple', lw=2,
         ls='--', label=f'$f^*$ ($t$={t_star_s72:.3f})')
if best_c > 0.001:
    f_resolved = best_c + (1-best_t)*np.sqrt(x_plot) + best_t*np.exp(-x_plot)
    ax6.plot(x_plot, f_resolved, 'g-', lw=2, ls='-.',
             label=f'$c + f$ ($c$={best_c:.2f})')
# Also plot the n_s-matched constant
if c_needed > 0.001:
    f_ns_c = c_needed + np.sqrt(x_plot)
    ax6.plot(x_plot, f_ns_c, 'orange', lw=2, ls=':',
             label=f'$c_{{n_s}} + \\sqrt{{x}}$ ($c$={c_needed:.3f})')
ax6.set_xlabel('$x = \\lambda^2/\\Lambda^2$')
ax6.set_ylabel('$f(x)$')
ax6.set_title('Spectral functional families')
ax6.legend(fontsize=8)
ax6.set_ylim(0, 4)

plt.suptitle('FUNCTIONAL-SELECT-73B: Spectral Functional Selection Principle', fontsize=14, y=0.98)
plt.savefig('s73b_functional_select.png', dpi=150, bbox_inches='tight')
print("  Saved: s73b_functional_select.png")


# ==============================================================================
# FINAL SUMMARY
# ==============================================================================
print("\n" + "=" * 78)
print("FUNCTIONAL-SELECT-73B: FINAL SUMMARY")
print("=" * 78)

print(f"""
  Gate: FUNCTIONAL-SELECT-73B
  Verdict: {gate_verdict}

  ROUTE A (Eliashberg self-consistency): CLOSED
    The spectral action is Bogoliubov-invariant. The self-consistency loop
    trivializes: f determines S, S determines Delta, but Delta enters only
    through E_j = sqrt(lam_j^2 + Delta^2), and the v^2 + u^2 = 1 constraint
    means BCS occupations cancel. The output does not constrain f.

  ROUTE B (1-parameter mixing f = (1-t)*sqrt + t*exp): INCOMPATIBLE
    n_s = 0.9649 requires t = {t_star_s72:.4f} (sqrt-dominated shape)  # (local)
    m_H = 125.25 GeV requires t = {t_mH_exact:.4f} (exp-dominated boundary)
    These windows are disjoint: Delta_t = {t_mH_exact - t_star_s72:.3f}
    The separation is a factor {t_mH_exact / t_star_s72:.0f}x in the mixing parameter.

  ROUTE C (dilaton family): EXCLUDED
    f_dilaton(0) = -ln(1) = 0 for ALL phi.
    This gives m_H = 0, excluded by observation at arbitrary significance.

  ESCAPE ROUTE (additive constant):
    c = {c_needed:.4f} matches n_s = 0.9649 but gives m_H = {mH_at_ns_c:.1f} GeV.
    c = {c_for_mH:.4f} matches m_H = 125.25 but gives n_s = {ns_at_mH_c:.4f}.
    The constant shifts f(0) without changing spectral action shape.
    Still ONE equation short: 1 parameter (c), 2 constraints (n_s, m_H).
    Adding both c AND t gives 2 parameters for 2 constraints -- not zero-parameter.

  ZERO-PARAMETER PREDICTION:
    n_s = 0.9567 (Bogoliubov-invariant, S73A triple-confirmed)  # (local)
    1.95 sigma from Planck 2018 (marginal, not excluded)
    m_H is scheme-dependent (requires f(0) as input, not derived)

  STRUCTURAL THEOREM (PERMANENT):
    The spectral functional f(x) in Tr f(D^2/Lambda^2) controls TWO independent
    observables through algebraically independent channels:
      (i)  The SHAPE of f(x) for x > 0 determines n_s (spectral action derivatives)
      (ii) The BOUNDARY VALUE f(0) determines m_H (Higgs quartic coupling f_4)
    No single-parameter deformation can satisfy both simultaneously.
    f(x) is a genuine piece of UV data that cannot be derived from the spectral
    triple axioms. It requires either (a) a selection principle from quantum
    gravity / the UV completion, or (b) acceptance as UV input analogous to the
    cutoff function in any EFT.

  Files:
    - computations/session-73/s73b_functional_select.py (this script)
    - computations/session-73/s73b_functional_select.npz (data)
    - computations/session-73/s73b_functional_select.png (plots)
""")
